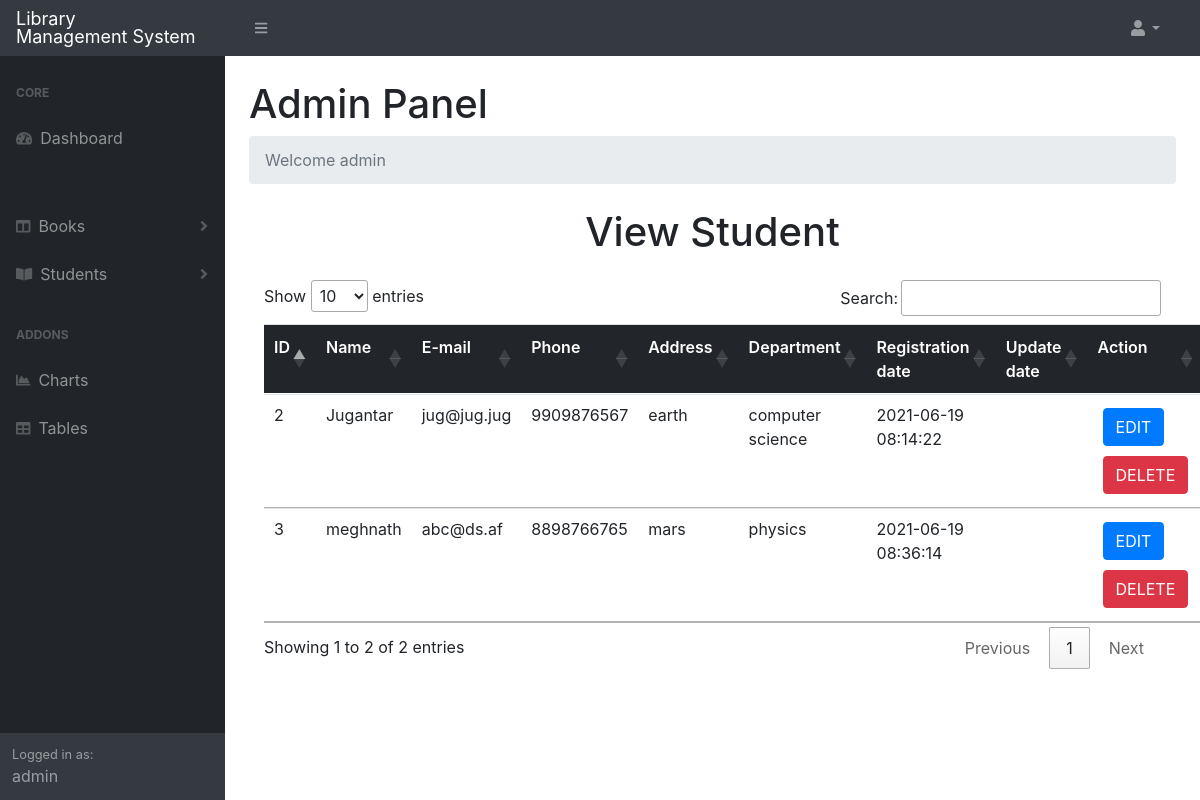
Before: /admin/viewstudent.php (signed in) with the older database file.
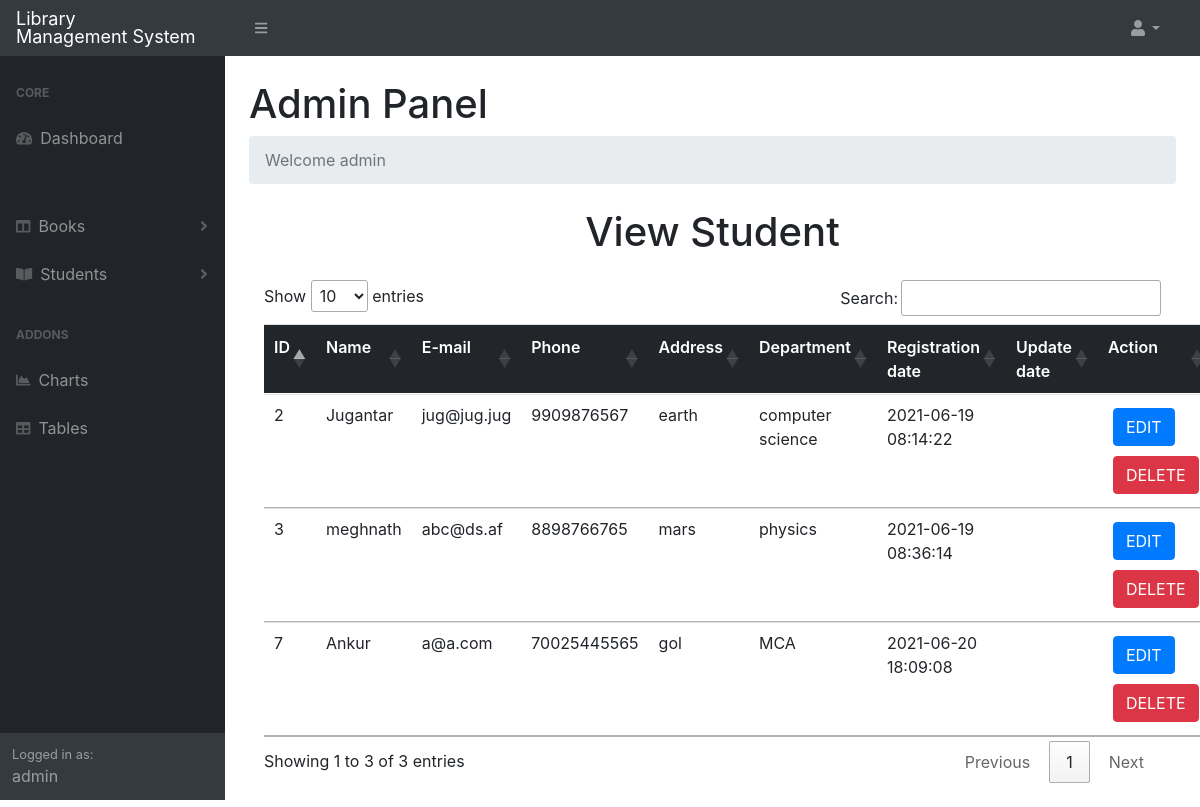
After: the same page with the newer database file.
### tables this page shows
CREATE TABLE `student` (
  `s_id` int(255) NOT NULL,
  `s_name` varchar(2552) NOT NULL,
  `s_pasword` varchar(255) NOT NULL,
  `s_email` varchar(255) NOT NULL,
  `s_phone` bigint(255) NOT NULL,
  `s_address` varchar(255) NOT NULL,
  `department` varchar(255) NOT NULL,
  `reg_date` timestamp NOT NULL DEFAULT current_timestamp(),
  `update_date` timestamp NULL DEFAULT NULL ON UPDATE current_timestamp(),
  `status` tinyint(1) NOT NULL
);

### admin/viewstudent.php (the view, shortened to what this page needs)
<?php
$name = $_SESSION['name'];
include '../connect.php';
include 'main.php';
?>
    <div class="container my-4">
        <h1 style="text-align: center;">View Student</h1>
    </div>
    <div class="container my-4">
        <table class="table" id="myTable">
            <thead class="thead">
                <tr>
                    <td>ID</td>
                    <td>Name</td>
                    <td>E-mail</td>
                    <td>Phone</td>
                    <td>Address</td>
                    <td>Department</td>
                    <td>Registration date</td>
                    <td>Update date</td>
                    <td>Action</td>
                    </tr>
            </thead>
            <tbody>
                <?php
                $result = mysqli_query($con, "select * from student");
                while ($row = mysqli_fetch_array($result)) {
                    echo '
                <tr>
                    <td>' . $row["s_id"] . '</td>
                    <td>' . $row["s_name"] . '</td>
                    <td>' . $row["s_email"] . '</td>
                    <td>' . $row["s_phone"] . '</td>
                    <td>' . $row["s_address"] . '</td>
                    <td>' . $row["department"] . '</td>
                    <td>' . $row["reg_date"] . '</td>
                    <td>' . $row["update_date"] . '</td>
                    <td><button class="btn btn-primary"><a href="editstudent.php?s_id=' . $row["s_id"] . '">EDIT</a></button>
                        <button class="btn btn-danger"><a href="deletestudent.php?s_id=' . $row["s_id"] . '" class="action">DELETE</a></button></td>
                </tr>
            ';
                }
                ?>
            </tbody>
        </table>
    </div>
</body>
</html>

### admin/main.php (shortened to what this page needs)
<!DOCTYPE html>
<html lang="en">
    <head>
        <link href="https://cdn.jsdelivr.net/npm/simple-datatables@latest/dist/style.css" rel="stylesheet" />
        <link href="css/styles.css" rel="stylesheet" />
        <link rel="stylesheet" href="https://cdn.jsdelivr.net/npm/bootstrap@4.6.0/dist/css/bootstrap.min.css">
    <link rel="stylesheet" href="https://stackpath.bootstrapcdn.com/bootstrap/4.4.1/css/bootstrap.min.css">
    <link rel="stylesheet" href="//cdn.datatables.net/1.10.20/css/jquery.dataTables.min.css">
    </head>
    <body class="sb-nav-fixed">
        <nav class="sb-topnav navbar navbar-expand navbar-dark bg-dark">
            <a class="navbar-brand" href="adminpanel.php">Library <br> Management System</a>
            <button class="btn btn-link btn-sm order-1 order-lg-0 me-4 me-lg-0" id="sidebarToggle" href="#!"><i class="fas fa-bars"></i></button>
            <ul class="navbar-nav  ms-auto me-0 me-md-3 my-2 my-md-0">
                <li class="nav-item dropdown">
                    <a class="nav-link dropdown-toggle" id="navbarDropdown" href="#" role="button" data-bs-toggle="dropdown" aria-expanded="false"><i class="fas fa-user fa-fw"></i></a>
                </li>
            </ul>
        </nav>
        <div id="layoutSidenav">
            <div id="layoutSidenav_nav">
                <nav class="sb-sidenav accordion sb-sidenav-dark" id="sidenavAccordion">
                    <div class="sb-sidenav-menu">
                        <div class="nav">
                            <div class="sb-sidenav-menu-heading">Core</div>
                            <a class="nav-link" href="adminpanel.php">
                                <div class="sb-nav-link-icon"><i class="fas fa-tachometer-alt"></i></div>
                                Dashboard
                            </a>
                            <div class="sb-sidenav-menu-heading"></div>
                            <a class="nav-link collapsed" href="#" data-bs-toggle="collapse" data-bs-target="#collapseLayouts" aria-expanded="false" aria-controls="collapseLayouts">
                                <div class="sb-nav-link-icon"><i class="fas fa-columns"></i></div>
                                Books
                                <div class="sb-sidenav-collapse-arrow"><i class="fas fa-angle-down"></i></div>
                            </a>
                            <a class="nav-link collapsed" href="#" data-bs-toggle="collapse" data-bs-target="#collapsePages" aria-expanded="false" aria-controls="collapsePages">
                                <div class="sb-nav-link-icon"><i class="fas fa-book-open"></i></div>
                                Students
                                <div class="sb-sidenav-collapse-arrow"><i class="fas fa-angle-down"></i></div>
                            </a>
                            <div class="sb-sidenav-menu-heading">Addons</div>
                            <a class="nav-link" href="charts.html">
                                <div class="sb-nav-link-icon"><i class="fas fa-chart-area"></i></div>
                                Charts
                            </a>
                            <a class="nav-link" href="tables.html">
                                <div class="sb-nav-link-icon"><i class="fas fa-table"></i></div>
                                Tables
                            </a>
                        </div>
                    </div>
                    <div class="sb-sidenav-footer">
                        <div class="small">Logged in as:</div>
                        <?php echo ("$name"); ?>
                    </div>
                </nav>
            </div>
            <div id="layoutSidenav_content">
                <main>
                    <div class="container-fluid px-4">
                        <h1 class="mt-4">Admin Panel </h1>
                        <ol class="breadcrumb mb-4">
                            <li class="breadcrumb-item active"><?php echo ("Welcome $name"); ?></li>
                        </ol>

### admin/main.php (style rules this page uses)
.navbar-brand { font-size: 18px; line-height: 1; }
.thead { background-color: rgb(34, 37, 41); font-weight: 600; color: white; border-radius: 5rem; }
a { color: white; }
button { margin: 5px; }

Changed rows visible on the page:
added student: s_id "7", s_name "Ankur", s_email "a@a.com", s_phone "70025445565", s_address "gol", department "MCA", reg_date "2021-06-20 18:09:08"
Other visible differences:
text written by a page script: "Show entries Search: Showing 1 to 2 of 2 entries Previous 1 Next" → "Show entries Search: Showing 1 to 3 of 3 entries Previous 1 Next"
